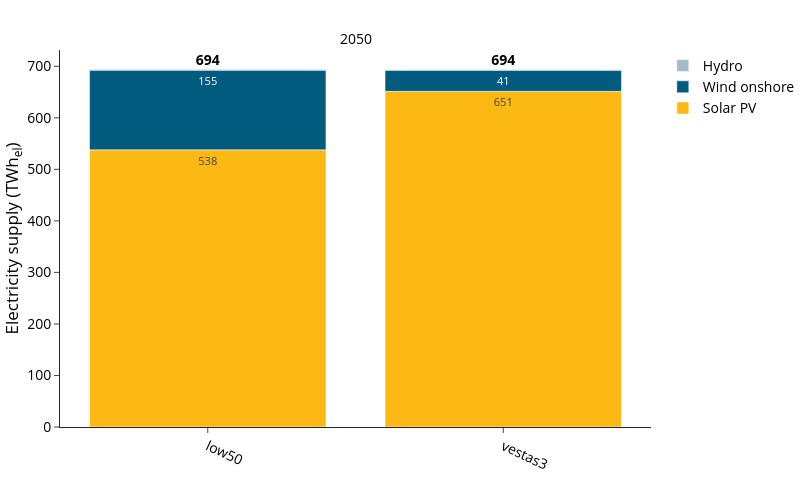

This figure's notebook cell:
### Code cell
plot_config['chart_config'] = yaml_config['charts']['electricity_supply']

fig, df = plot_energy_balance(
    carrier="AC",
    balance_dict=balance_dict,
    config=plot_config,
    rename_function=rename_electricity,
    show_supply=True,
    save_dir=SDIR
)

fig.show()

### Figure 1 — Plotly figure (JSON) as saved in the notebook; plotly's stock layout.template omitted (floating-point values rounded to 4 significant figures)
{"data": [{"hovertemplate": "<b>%{fullData.name}</b><br>Scenario: %{x}<br>Value: %{y:.2f}<extra></extra>", "legendgroup": "Solar PV", "marker": {"color": "#fdb913", "pattern": {"shape": ""}}, "name": "Solar PV", "orientation": "v", "showlegend": true, "text": [537.8, 651.3], "textangle": 0, "textposition": "inside", "texttemplate": "%{y:.0f}", "type": "bar", "x": ["low50", "vestas3"], "xaxis": "x", "y": [537.8, 651.3], "yaxis": "y"}, {"hovertemplate": "<b>%{fullData.name}</b><br>Scenario: %{x}<br>Value: %{y:.2f}<extra></extra>", "legendgroup": "Wind onshore", "marker": {"color": "#005b7f", "pattern": {"shape": ""}}, "name": "Wind onshore", "orientation": "v", "showlegend": true, "text": [154.7, 41.0], "textangle": 0, "textposition": "inside", "texttemplate": "%{y:.0f}", "type": "bar", "x": ["low50", "vestas3"], "xaxis": "x", "y": [154.7, 41.0], "yaxis": "y"}, {"hovertemplate": "<b>%{fullData.name}</b><br>Scenario: %{x}<br>Value: %{y:.2f}<extra></extra>", "legendgroup": "Hydro", "marker": {"color": "#a6bbc8", "pattern": {"shape": ""}}, "name": "Hydro", "orientation": "v", "showlegend": true, "text": [1.5, 1.5], "textangle": 0, "textposition": "inside", "texttemplate": "%{y:.0f}", "type": "bar", "x": ["low50", "vestas3"], "xaxis": "x", "y": [1.5, 1.5], "yaxis": "y"}, {"hoverinfo": "skip", "mode": "text", "showlegend": false, "text": ["694", "694"], "textfont": {"color": "black", "size": 14, "weight": "bold"}, "textposition": "top center", "type": "scatter", "x": ["low50", "vestas3"], "xaxis": "x", "y": [695.0, 694.8], "yaxis": "y"}], "layout": {"annotations": [{"font": {}, "showarrow": false, "text": "2050", "x": 0.5, "xanchor": "center", "xref": "paper", "y": 1, "yanchor": "bottom", "yref": "paper"}], "barmode": "relative", "height": 500, "legend": {"title": {"text": ""}, "tracegroupgap": 0, "traceorder": "reversed"}, "width": 800, "xaxis": {"anchor": "y", "categoryarray": [], "categoryorder": "array", "domain": [0, 1], "tickangle": 25, "title": {"text": ""}}, "yaxis": {"anchor": "x", "domain": [0, 1], "title": {"text": "Electricity supply (TWh<sub>el</sub>)"}}}}
